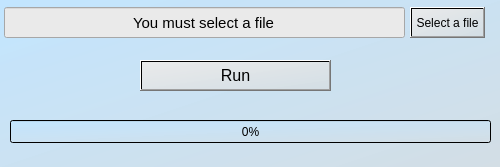
<?xml version="1.0" encoding="UTF-8"?>
<ui version="4.0">
 <class>MainWindow</class>
 <widget class="QMainWindow" name="MainWindow">
  <property name="enabled">
   <bool>true</bool>
  </property>
  <property name="geometry">
   <rect>
    <x>0</x>
    <y>0</y>
    <width>500</width>
    <height>167</height>
   </rect>
  </property>
  <property name="windowTitle">
   <string>Maintenance cards</string>
  </property>
  <property name="windowIcon">
   <iconset>
    <normaloff>../../../../Users/maksim.gvozdetskiy/Desktop/iconfindertoyotalogo4141639-115964_115917.ico</normaloff>../../../../Users/maksim.gvozdetskiy/Desktop/iconfindertoyotalogo4141639-115964_115917.ico</iconset>
  </property>
  <property name="styleSheet">
   <string notr="true">background-color: qlineargradient(spread:pad, x1:0, y1:0, x2:1, y2:1, stop:0 rgba(194, 229, 255, 252), stop:1 rgba(211, 222, 229, 255));</string>
  </property>
  <widget class="QWidget" name="centralwidget">
   <widget class="QPushButton" name="pushButton">
    <property name="geometry">
     <rect>
      <x>410</x>
      <y>7</y>
      <width>75</width>
      <height>31</height>
     </rect>
    </property>
    <property name="styleSheet">
     <string notr="true">background-color: qlineargradient(spread:pad, x1:0, y1:0, x2:1, y2:1, stop:0 rgba(234, 234, 234, 252), stop:1 rgba(211, 222, 229, 255));</string>
    </property>
    <property name="text">
     <string>Select a file</string>
    </property>
   </widget>
   <widget class="QLineEdit" name="lineEdit">
    <property name="geometry">
     <rect>
      <x>4</x>
      <y>7</y>
      <width>401</width>
      <height>31</height>
     </rect>
    </property>
    <property name="font">
     <font>
      <pointsize>11</pointsize>
     </font>
    </property>
    <property name="styleSheet">
     <string notr="true">background-color: rgb(234, 234, 234);</string>
    </property>
    <property name="text">
     <string>You must select a file</string>
    </property>
    <property name="alignment">
     <set>Qt::AlignCenter</set>
    </property>
   </widget>
   <widget class="QPushButton" name="pushButton_2">
    <property name="geometry">
     <rect>
      <x>140</x>
      <y>60</y>
      <width>191</width>
      <height>31</height>
     </rect>
    </property>
    <property name="sizePolicy">
     <sizepolicy hsizetype="Minimum" vsizetype="Fixed">
      <horstretch>0</horstretch>
      <verstretch>0</verstretch>
     </sizepolicy>
    </property>
    <property name="sizeIncrement">
     <size>
      <width>0</width>
      <height>0</height>
     </size>
    </property>
    <property name="font">
     <font>
      <pointsize>12</pointsize>
     </font>
    </property>
    <property name="styleSheet">
     <string notr="true">background-color: qlineargradient(spread:pad, x1:0, y1:0, x2:1, y2:1, stop:0 rgba(234, 234, 234, 252), stop:1 rgba(211, 222, 229, 255));</string>
    </property>
    <property name="text">
     <string>Run</string>
    </property>
    <property name="iconSize">
     <size>
      <width>32</width>
      <height>32</height>
     </size>
    </property>
   </widget>
   <widget class="QProgressBar" name="progressBar">
    <property name="geometry">
     <rect>
      <x>10</x>
      <y>120</y>
      <width>481</width>
      <height>23</height>
     </rect>
    </property>
    <property name="value">
     <number>0</number>
    </property>
   </widget>
   <zorder>pushButton</zorder>
   <zorder>lineEdit</zorder>
   <zorder>progressBar</zorder>
   <zorder>pushButton_2</zorder>
  </widget>
  <widget class="QMenuBar" name="menubar">
   <property name="geometry">
    <rect>
     <x>0</x>
     <y>0</y>
     <width>500</width>
     <height>21</height>
    </rect>
   </property>
  </widget>
 </widget>
 <resources/>
 <connections/>
</ui>
